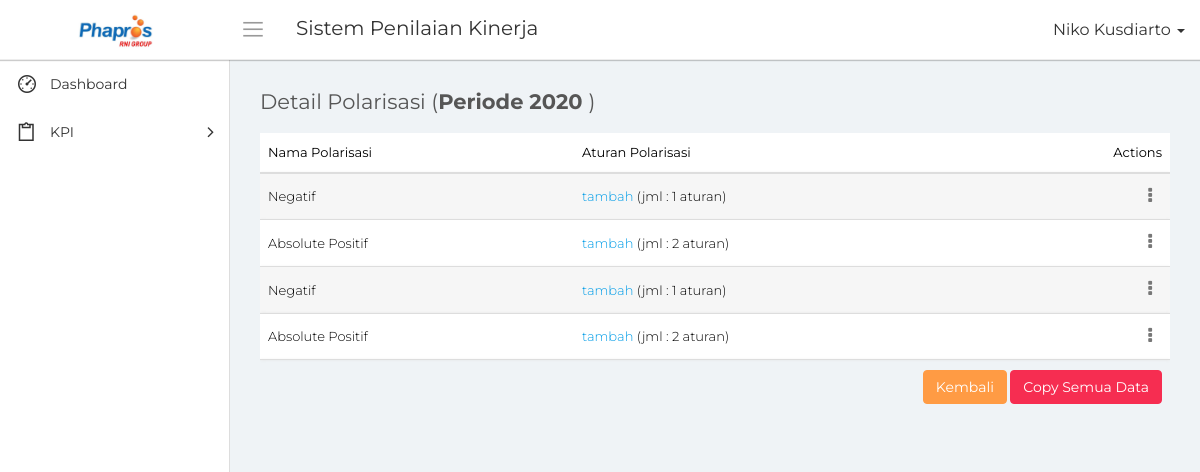
The page /detail_polarisasi.php (signed in) on the database its author committed.
### tables this page shows
CREATE TABLE `mst_periode` (
  `id_periode` bigint(20) NOT NULL,
  `tahun` int(10) NOT NULL,
  `status` int(5) NOT NULL
);

CREATE TABLE `mst_polarisasi` (
  `id_polarisasi` bigint(20) NOT NULL,
  `nama_polarisasi` varchar(50) NOT NULL,
  `id_periode` bigint(20) NOT NULL,
  `tanggal_input` date NOT NULL
);

### conn/database.php (called while the page is built, shortened)
<?php
	class database{
		function __construct(){
			$this->connection = new mysqli('localhost', 'root', '','phapros_final');
		}
		function tampil_polarisasi($id_periode = null){
			if($id_periode == null)
				$query = $this->connection->query("SELECT * FROM mst_polarisasi");
			else
				$query = $this->connection->query("SELECT * FROM mst_polarisasi WHERE id_periode = '$id_periode'");
			while($tampil = $query->fetch_array())
				$hasil[] = $tampil;
			return $hasil;
		}
		function tampil_akses(){
			$query = $this->connection->query("SELECT * FROM akses_menu");
			while($tampil = $query->fetch_array())
				$hasil[] = $tampil;
			return $hasil;
		}
		function tampil_periode($id_periode = null){
			if($id_periode == null)
				$query = $this->connection->query("SELECT * FROM mst_periode");
			else
				$query = $this->connection->query("SELECT * FROM mst_periode WHERE id_periode = '$id_periode'");
			while($tampil = $query->fetch_array())
				$hasil[] = $tampil;
			return $hasil;
		}
	}
?>

### detail_polarisasi.php (the view, shortened to what this page needs)
<?php
    include "conn/database.php";
    $db = new database();
    $nama = $_SESSION['nama'];
    $jabatan = $_SESSION['id_jabatan'];
?>
<!DOCTYPE html>
<html>
    <head>
        <link rel="stylesheet" type="text/css" href="assets/css/bootstrap.min.css">
        <link rel="stylesheet" type="text/css" href="assets/css/font-awesome.min.css">
        <link rel="stylesheet" type="text/css" href="assets/css/line-awesome.min.css">
        <link rel="stylesheet" type="text/css" href="https://cdn.datatables.net/v/dt/dt-1.10.18/datatables.min.css"/>
		<link rel="stylesheet" type="text/css" href="assets/css/select2.min.css">
		<link rel="stylesheet" type="text/css" href="assets/css/bootstrap-datetimepicker.min.css">
        <link rel="stylesheet" type="text/css" href="assets/css/style.css">
    </head>
    <body>
        <div class="main-wrapper">
            <div class="header">
				<div class="header-left">
                    <a href="index.php" class="logo">
						<img src="assets/img/logo-phapros.jpg" width="75" height="" alt="">
					</a>
                </div>
				<a id="toggle_btn" href="javascript:void(0);"><i class="la la-bars"></i></a>
                <div class="page-title-box pull-left">
					<h3>Sistem Penilaian Kinerja</h3>
                </div>
				<ul class="nav navbar-nav navbar-right user-menu pull-right">
					<li class="dropdown">
						<a href="" class="dropdown-toggle user-link" data-toggle="dropdown" title="Admin">
							<span>
                                <?php echo $nama; ?>
                            </span>
							<i class="caret"></i>
						</a>
					</li>
				</ul>
            </div>
            <div class="sidebar" id="sidebar">
                <div class="sidebar-inner slimscroll">
					<div id="sidebar-menu" class="sidebar-menu">
						<ul>
							<li>
								<a href="index.php"><i class="la la-dashboard"></i> <span>Dashboard</span></a>
							</li>
                            <?php
                                foreach($db->tampil_akses() as $tampil)
                                {
                                    if($tampil['id_jabatan'] == $jabatan)
                                    {
                                        $m1 = $tampil['menu1'];
                                        $m2 = $tampil['menu2'];
                                        $m3 = $tampil['menu3'];
                                        $m4 = $tampil['menu4'];
                                        $m5 = $tampil['menu5'];
                                        $m6 = $tampil['menu6'];
                                        $m7 = $tampil['menu7'];
                                    }
                                }
                            ?>
                            <li class="submenu">
								<a href="#"><i class="la la-clipboard"></i> <span> KPI</span> <span class="menu-arrow"></span></a>
							</li>
						</ul>
					</div>
                </div>
            </div>
            <div class="page-wrapper">
                <div class="content container-fluid">
					<div class="row">
						<div class="col-xs-12">
							<h4 class="page-title">Detail Polarisasi (<b>Periode
                                <?php
                                    $id_periode = $_GET['id_periode'];
                                    foreach($db->tampil_periode($id_periode) as $tampil)
                                    {
                                        $tahun_asli = $tampil['tahun'];
                                    }
                                    echo $tahun_asli;
                                ?>
                            </b>)
                            </h4>
						</div>
					</div>
					<div class="row">
						<div class="col-md-12">
							<div class="table-responsive">
                                <table class="table table-striped custom-table m-b-0 display" id="">
									<thead>
										<tr>
											<th>Nama Polarisasi</th>
                                            <th>Aturan Polarisasi</th>
											<th class="text-right">Actions</th>
										</tr>
									</thead>
									<tbody>
                                    <?php
                                        foreach($db->tampil_polarisasi($id_periode) as $data)
                                        {
                                    ?>
                                            <tr>
                                                <td><?php echo $data['nama_polarisasi']; ?></td>
                                                <?php
                                                    $jmlP = 0;
                                                    foreach($db->tampil_aturan_polarisasi() as $data1)
                                                    {
                                                        if($data['id_polarisasi'] == $data1['id_polarisasi'])
                                                            $jmlP = $jmlP+1;
                                                    }
                                                ?>
                                                <td><a href="aturan_polarisasi.php?id_polarisasi=<?php echo $data['id_polarisasi']; ?>">tambah</a> (jml : <?php echo $jmlP; ?> aturan)</td>
                                                <td class="text-right">
                                                    <div class="dropdown">
                                                        <a href="#" class="action-icon dropdown-toggle" data-toggle="dropdown" aria-expanded="false"><i class="fa fa-ellipsis-v"></i></a>
                                                    </div>
                                                </td>
                                            </tr>
                                    <?php
                                        }
                                    ?>
                                    <tr style="background:none;" class="text-right">
                                        <td colspan="3">
                                            <a href="data_polarisasi.php" title="Kembali">
                                                <button class="btn btn-primary" type="submit" name="modalCopyAll">Kembali</button>
                                            </a>
                                            <a href="#" title="CopyAll" data-toggle="modal" data-target="#copyAll">
                                                <button class="btn btn-danger" type="submit" name="modalCopyAll">Copy Semua Data</button>
                                            </a>
                                        </td>
                                    </tr>
									</tbody>
								</table>
							</div>
						</div>
					</div>
                </div>
            </div>
        </div>
    </body>
</html>

### rows shown on the page
mst_periode: tahun "2020"
mst_polarisasi: nama_polarisasi "Negatif", jmlP "1"
mst_polarisasi: nama_polarisasi "Absolute Positif", jmlP "2"
mst_polarisasi: nama_polarisasi "Negatif", jmlP "1"
mst_polarisasi: nama_polarisasi "Absolute Positif", jmlP "2"

### other values the page prints
$nama "Niko Kusdiarto"
